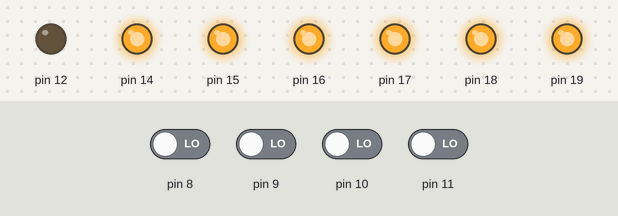
The sketch below on a simulated Arduino Uno, built with avr-gcc and run on an emulated ATmega328P. Parts: output pins drawn as LEDs (lit = HIGH). Inputs (shaded band) come from the test bench; at power-on: pin 8–11 LOW.

Above: at 5.0 s.
5.1 s: pin 8 driven HIGH
At 6.3 s:
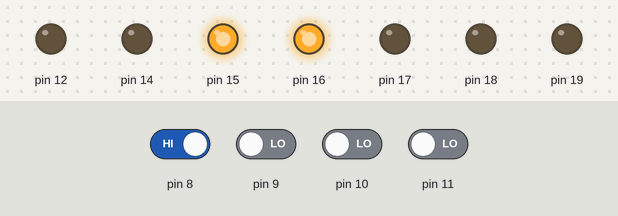
6.6 s: pin 9 driven HIGH
At 7.7 s:
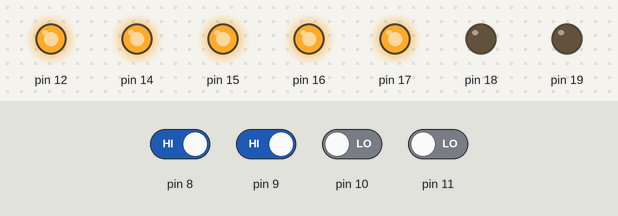
8.1 s: pin 10 driven HIGH
At 8.8 s:
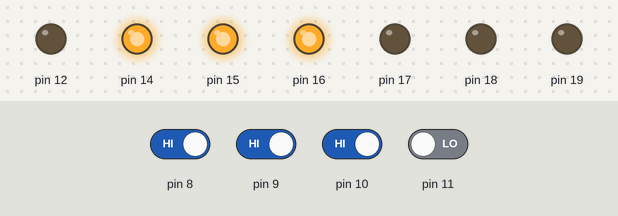
9.6 s: pin 11 driven HIGH
At 9.9 s:
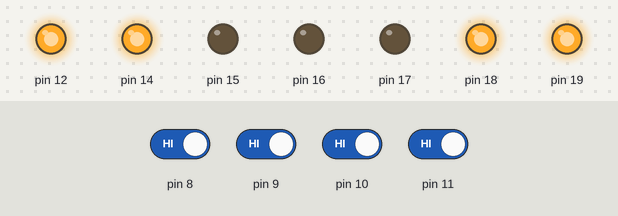
11.1 s: pin 8 driven LOW
At 12.3 s:
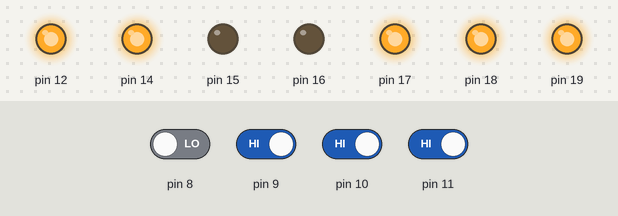
12.6 s: pin 9 driven LOW
At 13.4 s:
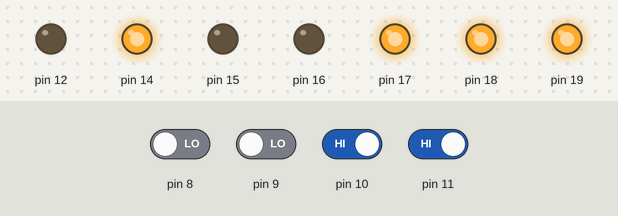
Timing chart, 0 to 15.1 s (numbered marks = the images above; inputs shaded):
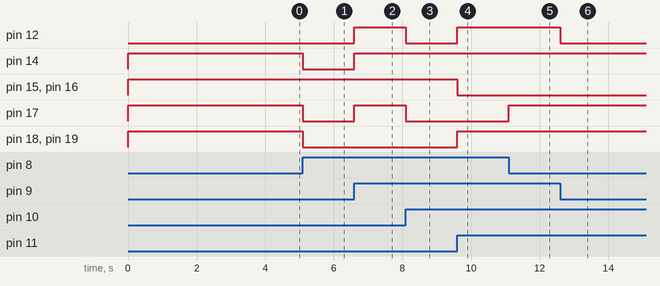

The sketch:

check01.ino
```cpp
#include <avr/io.h>
#include <avr/interrupt.h>

unsigned char TB7SEG[] = {0b00111111, // 0
                          0b00000110, // 1
                          0b01011011, // 2
                          0b01001111, // 3
                          0b01100110, // 4
                          0b01101101, // 5
                          0b01111101, // 6
                          0b00000111, // 7
                          0b01111111, // 8
                          0b01101111, // 9
                          0b01110111, // A
                          0b01111100, // b
                          0b00111001, // C
                          0b01011110, // d
                          0b01111001, // E
                          0b01110001  // F
};

void initial_read_sw_and_display(void)
{
    unsigned char a;
    a = PINB & 0x0F; // Read PB0-PB3
    PORTC = (TB7SEG[a] & 0x3F); // Send a-f to PC0-PC5
    if (TB7SEG[a] & 0x40) { // Check if segment g should be on
        PORTB |= (1 << PB4); // Turn on segment g
    } else {
        PORTB &= ~(1 << PB4); // Turn off segment g
    }
}

int main(void)
{
    sei(); // Enable global interrupts
    DDRB = 0x10; // Set PB4 as output, PB0-PB3 as input
    DDRC = 0x3F; // Set PC0-PC5 as output

    // Enable pin change interrupt on PB0-PB3
    PCICR = (1 << PCIE0);
    PCMSK0 = (1 << PCINT0) | (1 << PCINT1) | (1 << PCINT2) | (1 << PCINT3);

    initial_read_sw_and_display();

    while(1)
    {
        // Main loop
    }
}

ISR(PCINT0_vect)
{
    unsigned char a;
    a = PINB & 0x0F; // Read PB0-PB3
    PORTC = (TB7SEG[a] & 0x3F); // Send a-f to PC0-PC5
    if (TB7SEG[a] & 0x40) { // Check if segment g should be on
        PORTB |= (1 << PB4); // Turn on segment g
    } else {
        PORTB &= ~(1 << PB4); // Turn off segment g
    }
}
```

Measured:
- after the input at 5.1 s, pin 14, pin 17–19: HIGH → LOW at once
- after the input at 6.6 s, pin 12, pin 14, pin 17: LOW → HIGH at once
- after the input at 8.1 s, pin 12, pin 17: HIGH → LOW at once
- after the input at 9.6 s, pin 12, pin 18, pin 19: LOW → HIGH at once; pin 15, pin 16: HIGH → LOW at once
- after the input at 11.1 s, pin 17: LOW → HIGH at once
- after the input at 12.6 s, pin 12: HIGH → LOW at once
